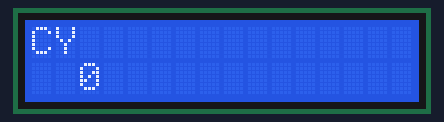
The sketch below on a simulated Arduino Uno, built with avr-gcc and run on an emulated ATmega328P. On the bench: 16×2 character LCD.

Above: at 0.1 s.
At 4.1 s:
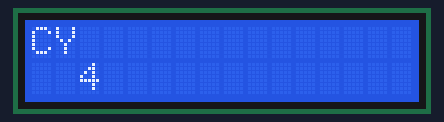
At 9.2 s:
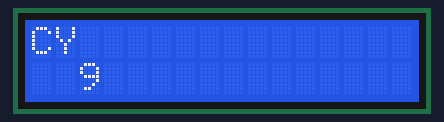
At 19.2 s:
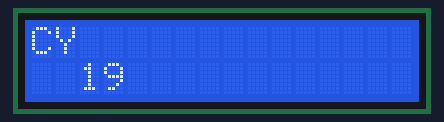
At 28.3 s:
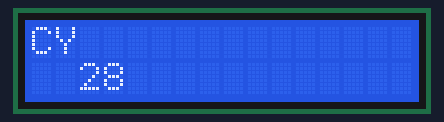
At 38.3 s:
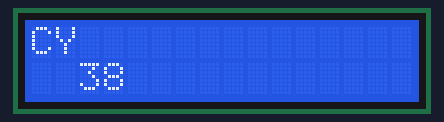

Measured:
- what the display in image 1 shows lasts 1.0 s, from 4.1 s to 5.1 s

The sketch:

LCD_work.ino
```cpp
#include <Wire.h>
#include <LiquidCrystal_I2C.h>

LiquidCrystal_I2C lcd = LiquidCrystal_I2C(0x27, 16, 2);
int no=0;
void setup() {
  // Initiate the LCD:
  lcd.init();
  lcd.backlight();
}
void loop() {
  // Print 'Hello World!' on the first line of the LCD:
  lcd.setCursor(0, 0); // Set the cursor on the first column and first row.
  lcd.print("CY"); // Print the string "Hello World!"
  lcd.setCursor(2, 1); //Set the cursor on the third column and the second row (counting starts at 0!).
  lcd.print(no);
  no++;
  delay(1000);
}
```
